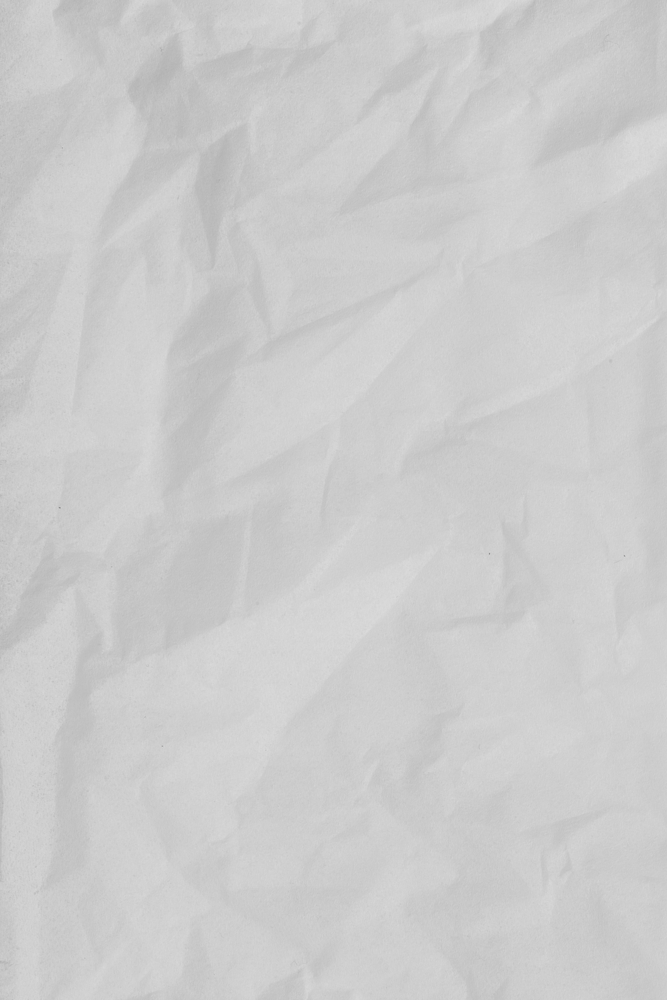
#> input picture 8sem/input/blank.png, 667 x 1000 px, shrunk from 1880 x 2820 before the run; its folder holds only this picture in this run
$ jupyter execute lab_8.ipynb
#> lines starting #> are read from the running program, lines starting #| are printed output that depends on the picture; long printed decimals are rounded
[cell 1]
import numpy as np
from PIL import Image
import cv2
import os
import matplotlib.pyplot as plt

## Вариант 2 - ASM,  MPR,  ENT, TR

[cell 2]
class TextureAnalysis:
    def __init__(self, input_array, output_path):
        self.data = {}
        self.output_path = output_path
        self.load_img(input_array, True)
        self.d=1

    def load_img(self, path, is_folder):
#> called with path = './input', is_folder = True
        if is_folder:
            for filename in os.listdir(path):
                if filename.endswith(('.png', '.bmp')):
                    image_path = os.path.join(path, filename)
                    self.data[filename[:-4]] = Image.open(image_path)
        else:
            self.data[os.path.basename(path)] = Image.open(path)

    def show_img(self):
        for img in self.data:
            img.show()

    def grayScale(self, np_img):
        return np.uint8(0.3 * np_img[:, :, 0] + 0.59 * np_img[:, :, 1] + 0.11 * np_img[:, :, 2])

    def calc_m(self, image):
        m = np.zeros((256,256))
        for x in range(self.d, image.shape[0] - self.d):
            for y in range(self.d, image.shape[1] - self.d):
                m[image[x - self.d, y], image[x, y]] += 1
                m[image[x + self.d, y], image[x, y]] += 1
                m[image[x, y - self.d], image[x, y]] += 1
                m[image[x, y + self.d], image[x, y]] += 1

        return m

    def calc_norm_m(self, image):
        matrix = self.calc_m(image)
        for x in range(256):
            m = np.array(matrix[x])
            m[np.where(m == 0)] = 1
            matrix[x] = np.log(m)
        matrix = matrix * 256 / np.max(matrix)
        return matrix

    def calc_features(self, matrix):
        asm = np.square(matrix).sum()
        mpr = np.max(matrix)
        ent = - np.sum(matrix * np.log2(matrix + (matrix == 0)))
        tr = matrix.trace()
        return [asm, mpr, ent, tr]

    def add_contrast(self,image, c):
        table = np.array([((i / 255.0) ** c) * 255 for i in np.arange(0, 256)]).astype("uint8")
        # print(table)
        return cv2.LUT(image, table)

    def texture_analysis(self, name, image, c):
        print("Processing image "+name)
        np_img = np.array(image)
        m1 = self.calc_norm_m(np_img)

        plt.figure(figsize=(10, 10))
        plt.imshow(m1, cmap='gray')
        filename = os.path.join(self.output_path, name+"_cooccurrence_matrix"+".png")
        plt.savefig(filename)
        plt.clf()

        c_image = self.add_contrast(np.array(image.convert('L')), c)
        output_image = Image.fromarray(c_image.astype(np.uint8), "L")
        output_image.save(self.output_path+"/"+name+"_contrasted.png")

        m2 = self.calc_norm_m(c_image)

        plt.figure(figsize=(10, 10))
        plt.imshow(m2, cmap='gray')
        filename = os.path.join(self.output_path, name+"_contrasted_cooccurrence_matrix"+".png")
        plt.savefig(filename)
        plt.clf()

        _, ax = plt.subplots(2, 1)
        ax[0].hist(x=np_img.flatten(), bins=np.arange(0, 255))
        ax[1].hist(x=c_image.flatten(), bins=np.arange(0, 255))
        plt.tight_layout()
        plt.savefig(os.path.join(self.output_path, name+"_hist"+".png"))

        f1 = self.calc_features(m1)
        f2 = self.calc_features(m2)
        print("Original image")
        print(f"ASM: {f1[0]}, MPR: {f1[1]}, ENT: {f1[2]}, TR: {f1[3]}")
        print("Contrasted image")
        print(f"ASM: {f2[0]}, MPR: {f2[1]}, ENT: {f2[2]}, TR: {f2[3]}")

    def texture_analysis_array(self, coeffs):
        for name, img, c in zip(self.data.keys(), self.data.values(), coeffs):
            np_img = np.array(img)
            gray_img = self.grayScale(np_img)
            output_image = Image.fromarray(gray_img)
            output_image.save(self.output_path+"/"+name+"_gray"+".png")
            # c = 0.5
            self.texture_analysis(name, output_image, c)
#> this loop made 1 pass
#> (name, c, f1 in texture_analysis) on pass 1: ('blank', 0.7, [8286837, 256, -398649.5, 5480.6])
#| Processing image blank
#| Original image
#| ASM: 8286837.049, MPR: 256.0, ENT: -398649.485, TR: 5480.648
#| Contrasted image
#| ASM: 4924397.242, MPR: 256.0, ENT: -243043.467, TR: 4112.053
#> pass 1, in calc_norm_m, `matrix = self.calc_m(image)`:
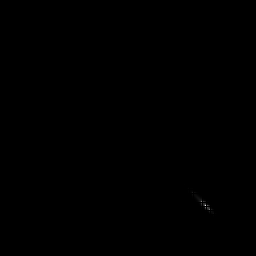
#> matrix: shape (256, 256) float64; min 0, max 214033, mean 40.5; drawn with min black and max white
#> pass 1, in texture_analysis, `plt.savefig(filename)`:
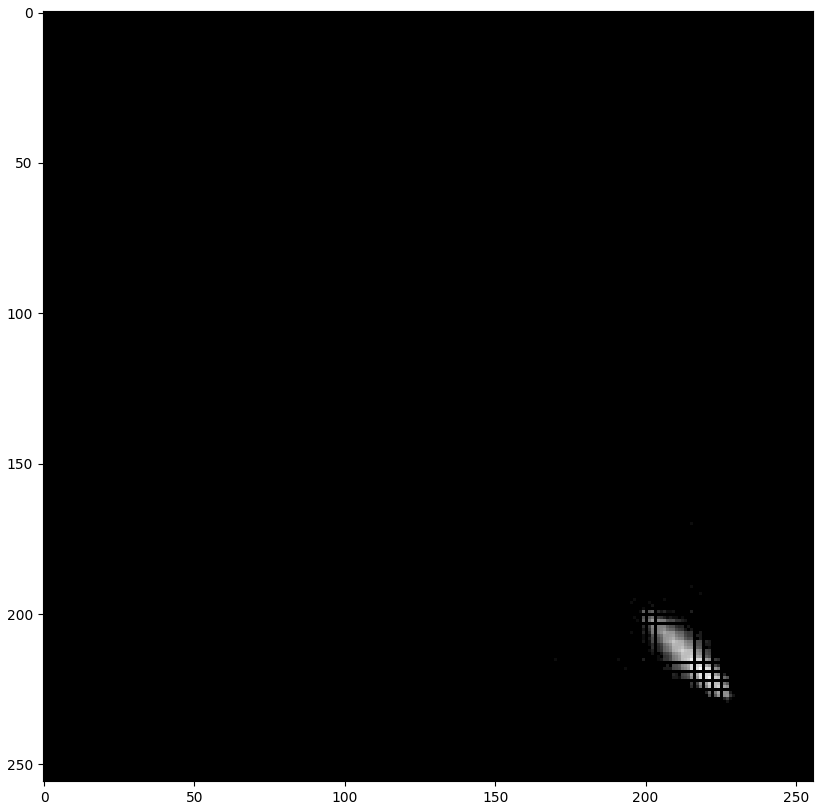
#> figure drawn by matplotlib, 1 panel
#> pass 1, in texture_analysis, `plt.savefig(os.path.join(self.output_path, name+"_hist"+".png"))`:
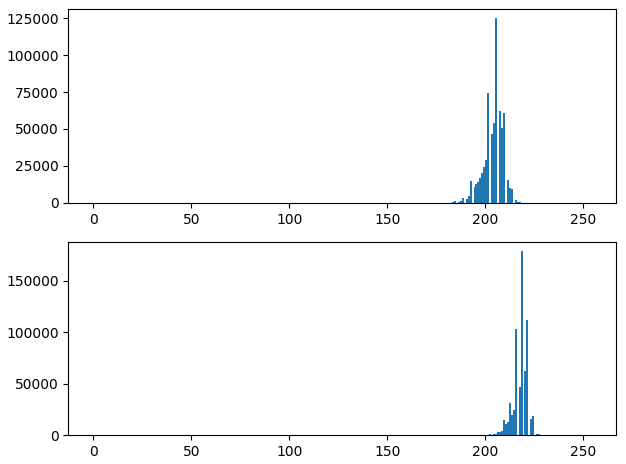
#> figure drawn by matplotlib, 2 panels; panel 1: tallest bar 125067 high, from x = 205 to 206; panel 2: tallest bar 178973 high, from x = 218 to 219
#> np_img is the input picture: shape (1000, 667, 3); min 138, max 220, mean 203.7
